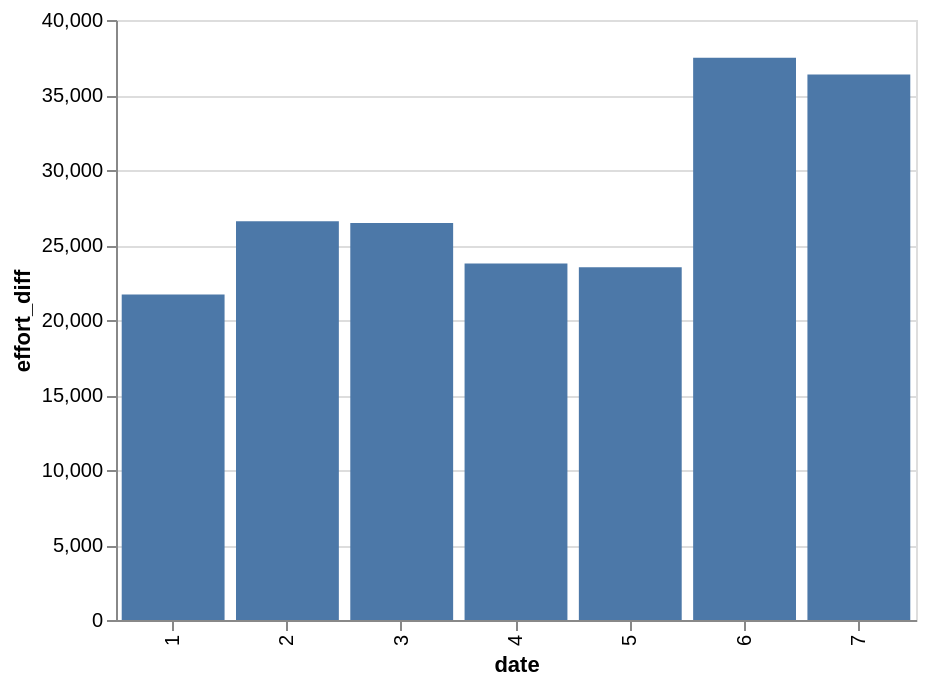

The notebook cell saved with this chart:
### Code cell
alt.Chart(
    do_grafu_celorepublika_kolo,
    width = 400
).mark_bar(
).encode(
    alt.X('date:N'),
    alt.Y('effort_diff:Q')
)

### Figure 1 — Vega-Lite specification as saved in the notebook (floating-point values rounded to 4 significant figures)
{"config": {"view": {"continuousWidth": 300, "continuousHeight": 300}}, "data": {"name": "data-5df346e8d184dde3decbbfa415616a54"}, "mark": {"type": "bar"}, "encoding": {"x": {"field": "date", "type": "nominal"}, "y": {"field": "effort_diff", "type": "quantitative"}}, "width": 400, "$schema": "https://vega.github.io/schema/vega-lite/v6.1.0.json", "datasets": {"data-5df346e8d184dde3decbbfa415616a54": [{"date": 1, "effort_diff": 21690.0}, {"date": 2, "effort_diff": 26590.0}, {"date": 3, "effort_diff": 26470.0}, {"date": 4, "effort_diff": 23770.0}, {"date": 5, "effort_diff": 23510.0}, {"date": 6, "effort_diff": 37490.0}, {"date": 7, "effort_diff": 36370.0}]}}
